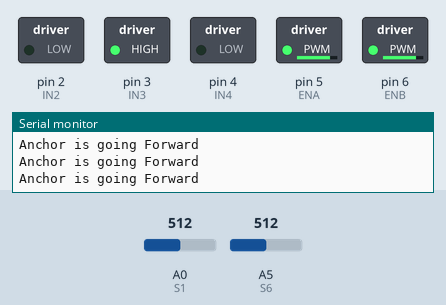
Recording of a sketch running on a simulated Arduino Uno, built with avr-gcc and run on an emulated ATmega328P. Parts: switched loads named in the sketch (green lamp = pin HIGH), the last lines printed to the serial monitor. The test bench sets the inputs (shaded band); at power-on: A0 (S1) = 512, A5 (S6) = 512. Pins used as bus, display or sensor lines are not drawn.

Above: at 1.2 s.
1.3 s: A0 (S1) set to 589
4.3 s: A0 (S1) set to 608
At 5.3 s:
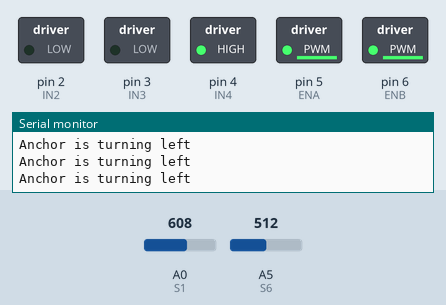
5.8 s: A5 (S6) set to 587
8.8 s: A5 (S6) set to 611
At 9.3 s:
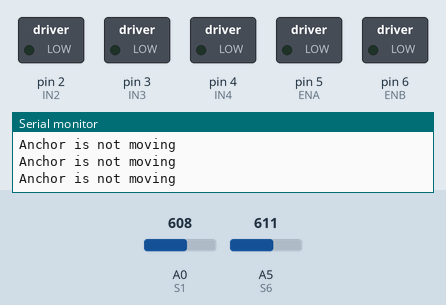
10.3 s: A0 (S1) set to 590
At 11.2 s:
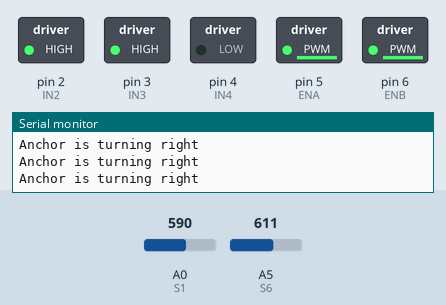
11.8 s: A5 (S6) set to 590
At 12.7 s:
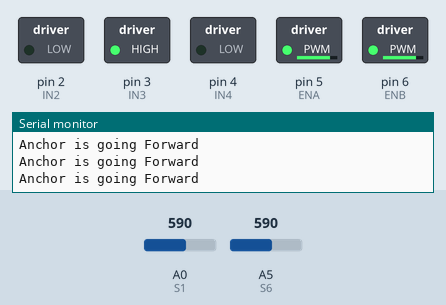
Timing chart, 0 to 14.8 s (numbered marks = the images above; inputs shaded):
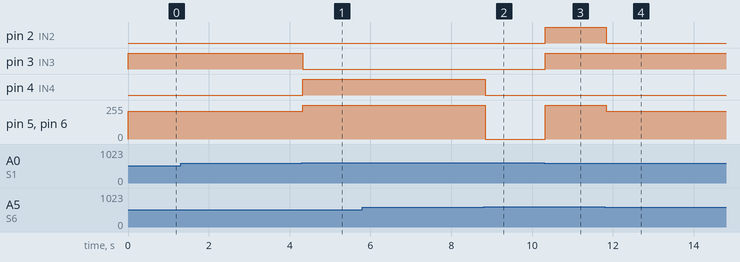

The sketch:

tester_code_demo1b_trial2.ino
```cpp
/* Code by Team A1
 * - Duane Johnston
 * - Saumyaa Balakanthan
 * - Yang Yang
 * - Connor Harvey
 * - William Grant
 */

// Give each pin a descriptive name
#define S1 A0
#define S2 A1
#define S3 A2
#define S4 A3
#define S5 A4
#define S6 A5
#define IN1 1
#define IN2 2
#define IN3 3
#define IN4 4
#define ENA 5
#define ENB 6

// Globals

// int sensor1, sensor2, sensor3, sensor4, sensor5, sensor6;

// Set foreward driving speed
int driving_speed = 210;

// Define a threshold for line sensing
int threshold = 600;

void setup() {
  // Set pin I/O status
  pinMode(IN1, OUTPUT);
  pinMode(IN2, OUTPUT);
  pinMode(IN3, OUTPUT);
  pinMode(IN4, OUTPUT);
  pinMode(ENA, OUTPUT);
  pinMode(ENB, OUTPUT);
  pinMode(A0, INPUT);
  pinMode(A1, INPUT);
  pinMode(A2, INPUT);
  pinMode(A3, INPUT);
  pinMode(A4, INPUT);
  pinMode(A5, INPUT);

  // Start serial monitor
  Serial.begin(9600);
}

void loop() {
  // If the left and Right sensor are reading white, Drive foreward.
  if (analogRead(S6)<=threshold && analogRead(S1)<=threshold) //go forward Anchor!
  {
    Serial.println("Anchor is going Forward");
    analogWrite(ENA, driving_speed);
    analogWrite(ENB, driving_speed);
    drive_forward();
  }

  // Else if the right sensor is reading the line turn right to correct
  else if(!analogRead(S6)<=threshold && analogRead(S1)<=threshold) //turn right Anchor!
  {
    Serial.println("Anchor is turning right");
    //Serial.println(S6)
    analogWrite(ENA, 254);
    analogWrite(ENB, 254);
    digitalWrite(IN1, LOW);
    digitalWrite(IN2, HIGH);
    digitalWrite(IN3, HIGH);
    digitalWrite(IN4, LOW);
  }

  // Else if the left sensor is reading the line turn left to correct
  else if(analogRead(S6)<=threshold && !analogRead(S1)<=threshold) //turn left Anchor!
  {
    Serial.println("Anchor is turning left");
    analogWrite(ENA, 254);
    analogWrite(ENB, 254);
    digitalWrite(IN1, HIGH);
    digitalWrite(IN2, LOW);
    digitalWrite(IN3, LOW);
    digitalWrite(IN4, HIGH);
  }

  // Else if not reading any surface stop all movement
  else if(!analogRead(S6)<=threshold && !analogRead(S1)<=threshold) //STOP Anchor!
  {
    Serial.println("Anchor is not moving");
    analogWrite(ENA, 0);
    analogWrite(ENB, 0);
    digitalWrite(IN1, LOW);
    digitalWrite(IN2, LOW);
    digitalWrite(IN3, LOW);
    digitalWrite(IN4, LOW);
  }
}

// Function List //

// Sets the outputs to Motor driver to drive foreward
void drive_forward(){
  // Set Input pins on H-Bridge to Forward on both motors
  digitalWrite(IN1, HIGH);
  digitalWrite(IN2, LOW);
  digitalWrite(IN3, HIGH);
  digitalWrite(IN4, LOW);
  return;
}
```

Measured:
- the behaviour switches between 600 and 601 on A0 (S1) (found by bisection; images 0 and 1)
- the behaviour switches between 600 and 601 on A5 (S6) (found by bisection; images 1 and 2)
- after the input at 4.3 s, pin 3 (IN3): HIGH → LOW at once; pin 4 (IN4): LOW → HIGH at once; pin 5 (ENA), pin 6 (ENB): 210/255 → 254/255 at once
- after the input at 8.8 s, pin 4 (IN4): HIGH → LOW at once; pin 5 (ENA), pin 6 (ENB): 254/255 → 0/255 at once
- after the input at 10.3 s, pin 2 (IN2), pin 3 (IN3): LOW → HIGH at once; pin 5 (ENA), pin 6 (ENB): 0/255 → 254/255 at once
- after the input at 11.8 s, pin 2 (IN2): HIGH → LOW at once; pin 5 (ENA), pin 6 (ENB): 254/255 → 210/255 at once
